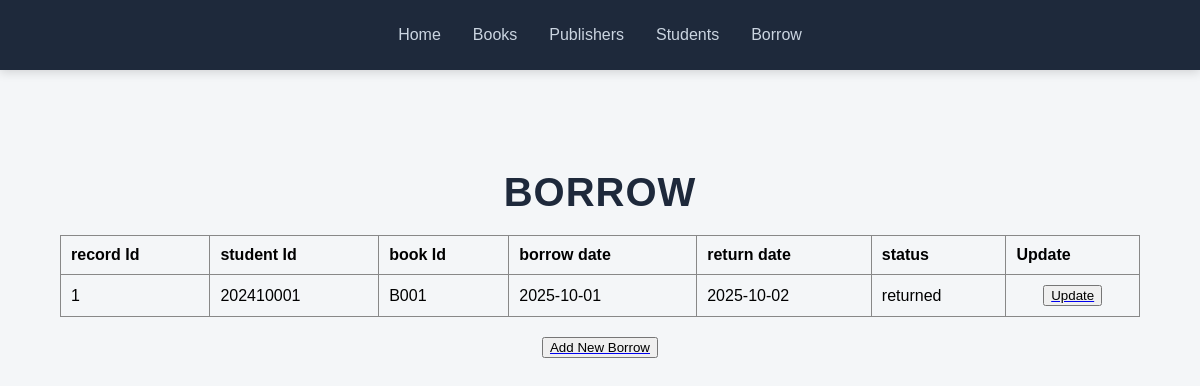
Screenshot of /Booksactivity/interface/borrow/readBorrow.php with the database file from the repository.
### tables this page shows
CREATE TABLE borrow_records (
    recordId INT AUTO_INCREMENT PRIMARY KEY,
    studentId INT,
    bookID VARCHAR(50),
    borrowDate DATE,
    returnDate DATE,
    status VARCHAR(20),

    FOREIGN KEY (studentId) REFERENCES students(studentId),
    FOREIGN KEY (bookID) REFERENCES books(bookID)
);

### Booksactivity/function/borrow/showBorrowFunc.php (the view)
<?php
        $sql = "SELECT br.recordId, br.studentId, br.bookID, br.borrowDate, br.returnDate, br.status
                FROM borrow_records br
                JOIN students s ON br.studentId = s.studentId
                JOIN books b ON br.bookID = b.bookID";
        $result = $conn->query($sql);
        if ($result->num_rows > 0) {
            while($row = $result->fetch_assoc()) {
                echo "<tr>
                    <td>{$row['recordId']}</td>
                    <td>{$row['studentId']}</td>
                    <td>{$row['bookID']}</td>
                    <td>{$row['borrowDate']}</td>
                    <td>{$row['returnDate']}</td>
                    <td>{$row['status']}</td>
                    <td>
                        <a href='../../interface/borrow/updateBorrow.php'>
                            <button type='submit'> Update </button>
                        </a>
                    </td>
                </tr>";
        }
        } else {
        echo "<tr><td colspan='8'>No borrow records found.</td></tr>";
        }
?>

### Booksactivity/assets/read.css (style rules this page uses)
body { font-family: Arial, sans-serif; }
th, td { border: 1px solid #888; padding: 10px; text-align: left; }
a button { display: flex; margin: auto; }

### Booksactivity/assets/nav.css (style rules this page uses)
body { margin: 0; padding-top: 70px; background-color: #f4f6f8; }

### rows the page displays
borrow_records: recordId "1", studentId "202410001", bookID "B001", borrowDate "2025-10-01", returnDate "2025-10-02", status "returned"
